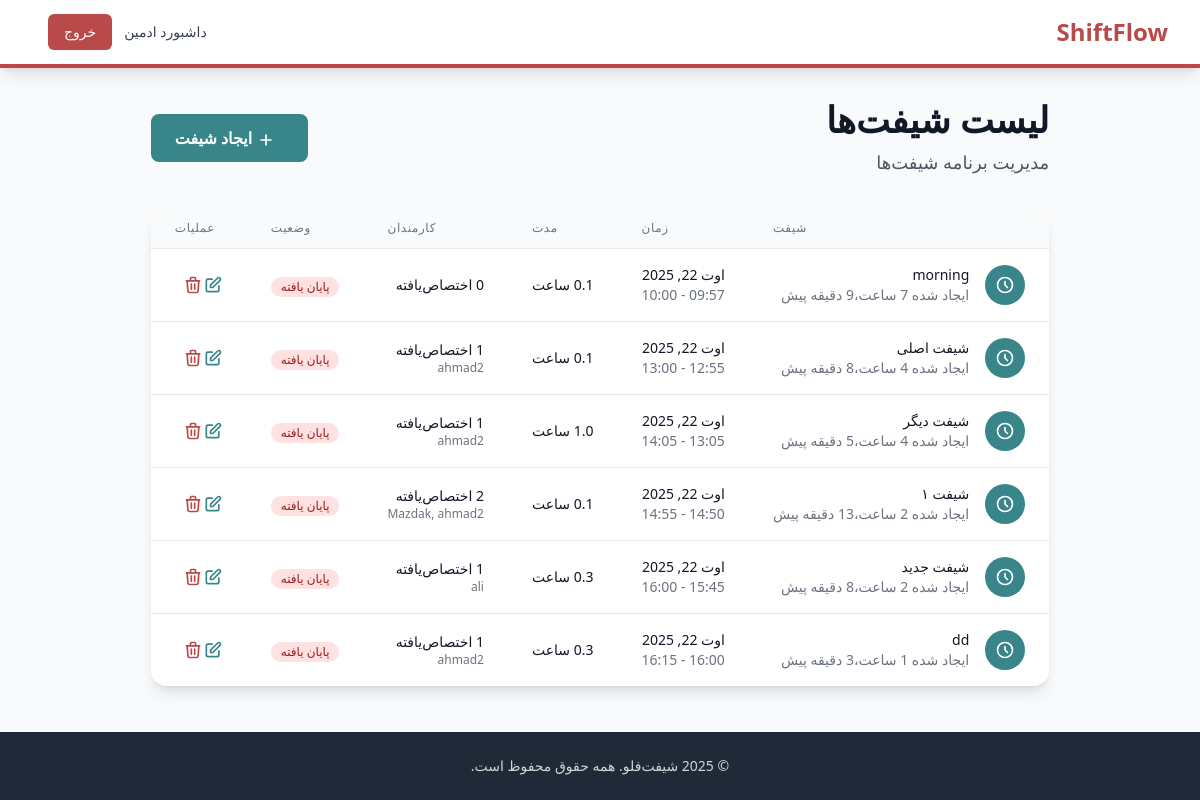
The page /admin-dashboard/shifts/ (signed in) on the database its author committed.
### core/models.py (models this page shows, shortened)
class Shift(models.Model):
    name = models.CharField(max_length=100)
    start_time = models.DateTimeField()
    end_time = models.DateTimeField()
    employees = models.ManyToManyField(Employee, related_name='shifts', blank=True)
    created_at = models.DateTimeField(auto_now_add=True)
    updated_at = models.DateTimeField(auto_now=True)
    class Meta:
        ordering = ['start_time']
    def is_active(self):
        now = timezone.now()
        return self.start_time <= now <= self.end_time
    def is_finished(self):
        now = timezone.now()
        return now > self.end_time
    def duration_hours(self):
        duration = self.end_time - self.start_time
        return duration.total_seconds() / 3600

class Employee(models.Model):
    user = models.OneToOneField(User, on_delete=models.CASCADE, related_name='employee_profile')
    name = models.CharField(max_length=100)
    email = models.EmailField(unique=True)
    working_hours = models.DecimalField(
        max_digits=5,
        decimal_places=2,
        default=0.00,
        validators=[MinValueValidator(0.00)]
    )
    created_at = models.DateTimeField(auto_now_add=True)
    updated_at = models.DateTimeField(auto_now=True)
    class Meta:
        ordering = ['name']

### admin_dashboard/views.py (the view)
# urls.py: path('shifts/', views.ShiftListView.as_view(), name='shift_list'),
class ShiftListView(LoginRequiredMixin, UserPassesTestMixin, ListView):
    model = Shift
    template_name = 'admin_dashboard/shift_list.html'
    context_object_name = 'shifts'
    paginate_by = 10
    def test_func(self):
        return self.request.user.is_staff

### templates/admin_dashboard/shift_list.html (shortened to what this page needs)
{% extends 'base.html' %}
{% block content %}
<div class="max-w-7xl mx-auto">
  <div class="flex items-center justify-between mb-8">
    <div>
      <h1 class="text-4xl font-bold text-gray-900 mb-2">لیست شیفت‌ها</h1>
      <p class="text-lg text-gray-600">مدیریت برنامه شیفت‌ها</p>
    </div>
    <a href="{% url 'admin_dashboard:shift_create' %}" class="bg-pomodoro-blue text-white px-6 py-3 rounded-lg hover:bg-blue-700 transition-colors font-semibold">
      <svg class="w-5 h-5 inline mr-2" fill="none" stroke="currentColor" viewBox="0 0 24 24">
        <path stroke-linecap="round" stroke-linejoin="round" stroke-width="2" d="M12 6v6m0 0v6m0-6h6m-6 0H6"></path>
      </svg>
      ایجاد شیفت
    </a>
  </div>
  <div class="bg-white rounded-2xl shadow-lg overflow-hidden">
    {% if shifts %}
    <div class="overflow-x-auto">
      <table class="min-w-full divide-y divide-gray-200">
        <thead class="bg-gray-50">
          <tr>
            <th class="px-6 py-3 text-left text-xs font-medium text-gray-500 uppercase tracking-wider">شیفت</th>
            <th class="px-6 py-3 text-left text-xs font-medium text-gray-500 uppercase tracking-wider">زمان</th>
            <th class="px-6 py-3 text-left text-xs font-medium text-gray-500 uppercase tracking-wider">مدت</th>
            <th class="px-6 py-3 text-left text-xs font-medium text-gray-500 uppercase tracking-wider">کارمندان</th>
            <th class="px-6 py-3 text-left text-xs font-medium text-gray-500 uppercase tracking-wider">وضعیت</th>
            <th class="px-6 py-3 text-left text-xs font-medium text-gray-500 uppercase tracking-wider">عملیات</th>
          </tr>
        </thead>
        <tbody class="bg-white divide-y divide-gray-200">
          {% for shift in shifts %}
          <tr class="hover:bg-gray-50">
            <td class="px-6 py-4 whitespace-nowrap">
              <div class="flex items-center">
                <div class="bg-pomodoro-blue rounded-full w-10 h-10 flex items-center justify-center text-white font-semibold">
                  <svg class="w-5 h-5" fill="none" stroke="currentColor" viewBox="0 0 24 24">
                    <path stroke-linecap="round" stroke-linejoin="round" stroke-width="2" d="M12 8v4l3 3m6-3a9 9 0 11-18 0 9 9 0 0118 0z"></path>
                  </svg>
                </div>
                <div class="mr-4">
                  <div class="text-sm font-medium text-gray-900">{{ shift.name }}</div>
                  <div class="text-sm text-gray-500">ایجاد شده {{ shift.created_at|timesince }} پیش</div>
                </div>
              </div>
            </td>
            <td class="px-6 py-4 whitespace-nowrap">
              <div class="text-sm text-gray-900">
                <div>{{ shift.start_time|date:"M j, Y" }}</div>
                <div class="text-gray-500">{{ shift.start_time|time:"H:i" }} - {{ shift.end_time|time:"H:i" }}</div>
              </div>
            </td>
            <td class="px-6 py-4 whitespace-nowrap">
              <div class="text-sm text-gray-900">{{ shift.duration_hours|floatformat:1 }} ساعت</div>
            </td>
            <td class="px-6 py-4 whitespace-nowrap">
              <div class="text-sm text-gray-900">{{ shift.employees.count }} اختصاص‌یافته</div>
              {% if shift.employees.all %}
              <div class="text-xs text-gray-500">
                {% for employee in shift.employees.all|slice:":3" %}{{ employee.name }}{% if not forloop.last %}, {% endif %}{% endfor %}
              </div>
              {% endif %}
            </td>
            <td class="px-6 py-4 whitespace-nowrap">
              {% if shift.is_active %}
              <span class="inline-flex items-center px-2.5 py-0.5 rounded-full text-xs font-medium bg-green-100 text-green-800">فعال</span>
              {% elif shift.is_finished %}
              <span class="inline-flex items-center px-2.5 py-0.5 rounded-full text-xs font-medium bg-red-100 text-red-800">پایان یافته</span>
              {% else %}
              <span class="inline-flex items-center px-2.5 py-0.5 rounded-full text-xs font-medium bg-blue-100 text-blue-800">آتی</span>
              {% endif %}
            </td>
            <td class="px-6 py-4 whitespace-nowrap text-sm font-medium">
              <div class="flex space-x-2">
                <a href="{% url 'admin_dashboard:shift_update' shift.pk %}" class="text-pomodoro-blue hover:text-blue-700">
                  <svg class="w-5 h-5" fill="none" stroke="currentColor" viewBox="0 0 24 24">
                    <path stroke-linecap="round" stroke-linejoin="round" stroke-width="2" d="M11 5H6a2 2 0 00-2 2v11a2 2 0 002 2h11a2 2 0 002-2v-5m-1.414-9.414a2 2 0 112.828 2.828L11.828 15H9v-2.828l8.586-8.586z"></path>
                  </svg>
                </a>
                <a href="{% url 'admin_dashboard:shift_delete' shift.pk %}" class="text-pomodoro-red hover:text-red-700" onclick="return confirm('آیا از حذف این شیفت مطمئن هستید؟')">
                  <svg class="w-5 h-5" fill="none" stroke="currentColor" viewBox="0 0 24 24">
                    <path stroke-linecap="round" stroke-linejoin="round" stroke-width="2" d="M19 7l-.867 12.142A2 2 0 0116.138 21H7.862a2 2 0 01-1.995-1.858L5 7m5 4v6m4-6v6m1-10V4a1 1 0 00-1-1h-4a1 1 0 00-1 1v3M4 7h16"></path>
                  </svg>
                </a>
              </div>
            </td>
          </tr>
          {% endfor %}
        </tbody>
      </table>
    </div>
    {% endif %}
  </div>
</div>
{% endblock %}

### rows shown on the page
Shift: name "morning", created_at "7 ساعت،9 دقیقه", start_time "اوت 22, 2025", start_time "09:57", end_time "10:00", shows "پایان یافته"
Shift: name "شیفت اصلی", created_at "4 ساعت،8 دقیقه", start_time "اوت 22, 2025", end_time "13:00", shows "پایان یافته"
Employee: name "ahmad2"
Shift: name "شیفت دیگر", created_at "4 ساعت،5 دقیقه", start_time "اوت 22, 2025", end_time "14:05", shows "پایان یافته"
Shift: name "شیفت ۱", created_at "2 ساعت،13 دقیقه", start_time "اوت 22, 2025", end_time "14:55", shows "پایان یافته"
Employee: name "Mazdak"
Shift: name "شیفت جدید", created_at "2 ساعت،8 دقیقه", start_time "اوت 22, 2025", end_time "16:00", shows "پایان یافته"
Employee: name "ali"
Shift: name "dd", created_at "1 ساعت،3 دقیقه", start_time "اوت 22, 2025", end_time "16:15", shows "پایان یافته"
